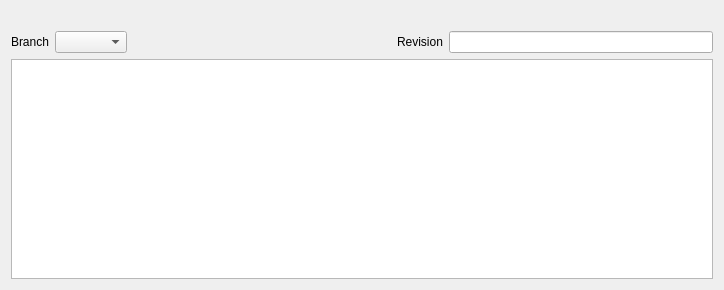
<?xml version="1.0" encoding="UTF-8"?>
<ui version="4.0">
 <class>HistoryFrame</class>
 <widget class="QFrame" name="HistoryFrame">
  <property name="geometry">
   <rect>
    <x>0</x>
    <y>0</y>
    <width>724</width>
    <height>290</height>
   </rect>
  </property>
  <property name="windowTitle">
   <string>History</string>
  </property>
  <layout class="QVBoxLayout" name="verticalLayout">
   <item>
    <widget class="QLabel" name="msg">
     <property name="text">
      <string>&lt;Message&gt;</string>
     </property>
     <property name="alignment">
      <set>Qt::AlignLeading|Qt::AlignLeft|Qt::AlignTop</set>
     </property>
     <property name="wordWrap">
      <bool>true</bool>
     </property>
    </widget>
   </item>
   <item>
    <layout class="QHBoxLayout" name="horizontalLayout">
     <item>
      <widget class="QLabel" name="branchLabel">
       <property name="text">
        <string>Branch</string>
       </property>
      </widget>
     </item>
     <item>
      <widget class="Tao::BranchSelectionComboBox" name="branchCombo"/>
     </item>
     <item>
      <spacer name="horizontalSpacer">
       <property name="orientation">
        <enum>Qt::Horizontal</enum>
       </property>
       <property name="sizeHint" stdset="0">
        <size>
         <width>40</width>
         <height>20</height>
        </size>
       </property>
      </spacer>
     </item>
     <item>
      <widget class="QLabel" name="revLabel">
       <property name="text">
        <string>Revision</string>
       </property>
      </widget>
     </item>
     <item>
      <widget class="QLineEdit" name="revEdit"/>
     </item>
    </layout>
   </item>
   <item>
    <widget class="Tao::CommitTableWidget" name="tableView"/>
   </item>
  </layout>
 </widget>
 <customwidgets>
  <customwidget>
   <class>Tao::BranchSelectionComboBox</class>
   <extends>QComboBox</extends>
   <header>branch_selection_combobox.h</header>
  </customwidget>
  <customwidget>
   <class>Tao::CommitTableWidget</class>
   <extends>QTableView</extends>
   <header>commit_table_widget.h</header>
  </customwidget>
 </customwidgets>
 <resources/>
 <connections/>
</ui>
